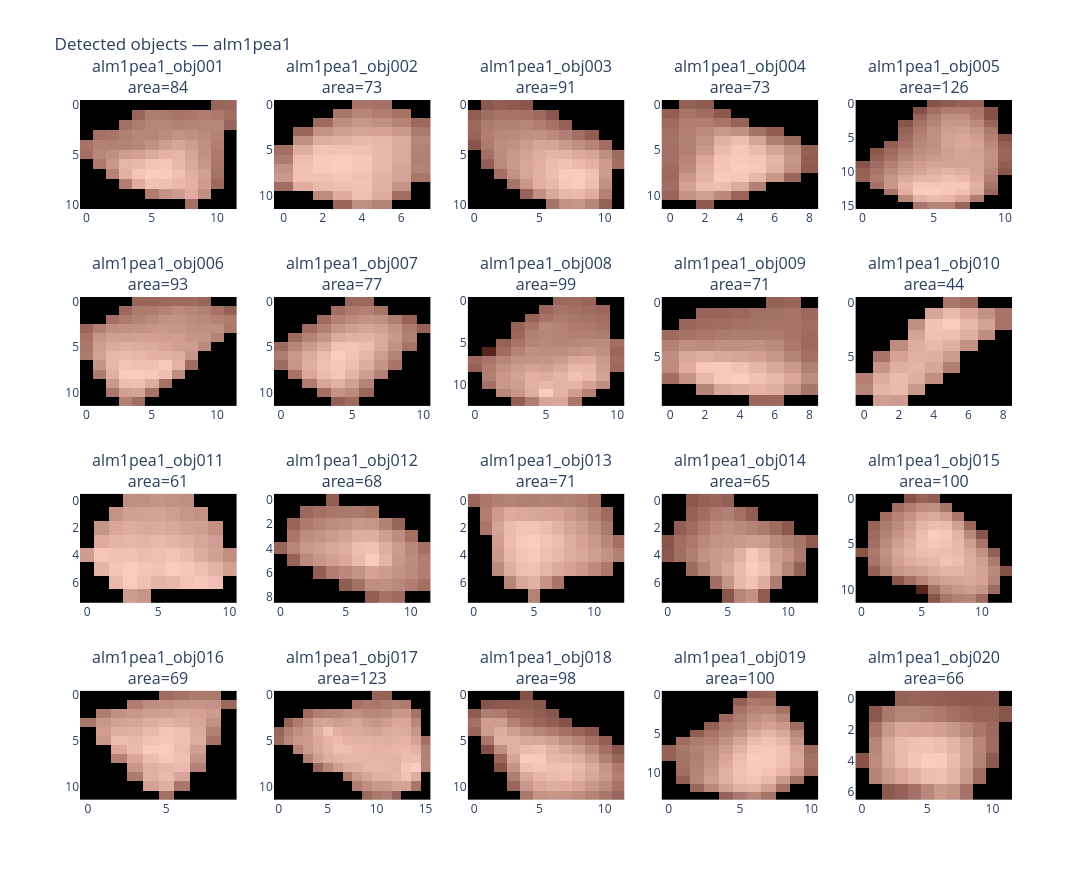
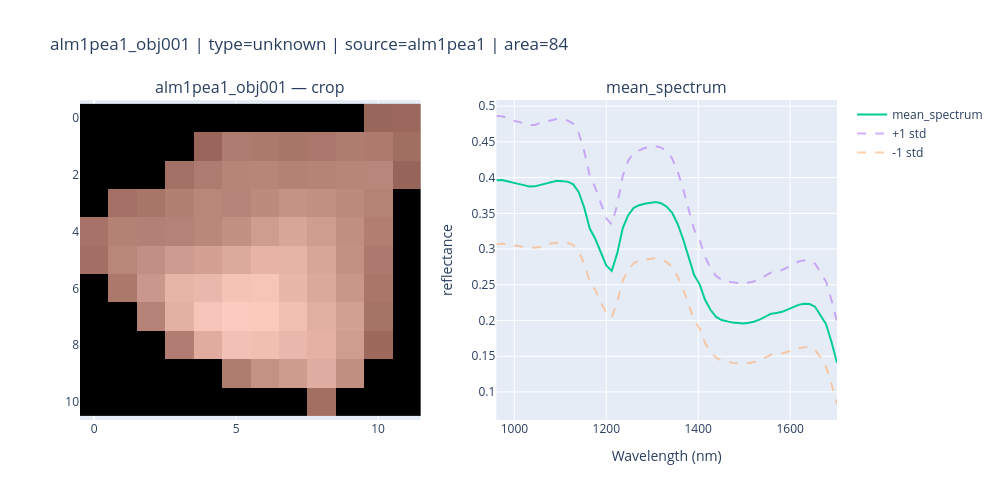

Here is the notebook cell these charts were saved with, in order:
### Code cell
if RUN_QC_PLOTS and len(object_db) > 0:
    first_image_key = image_summary_df.loc[
        image_summary_df["n_objects"] > 0,
        "clean_key",
    ].iloc[0]

    print("Object grid for:", first_image_key)

    plot_object_grid(
        object_db,
        source_image=first_image_key,
        title=f"Detected objects — {first_image_key}",
        max_objects=N_QC_OBJECTS,
        show=True,
    )

    first_object_id = object_summary_df.loc[
        object_summary_df["source_clean_key"].eq(first_image_key),
        "object_id",
    ].iloc[0]

    print("Single object view:", first_object_id)

    plot_object_view(
        object_db,
        object_id=first_object_id,
        spectrum_field="mean_spectrum",
        show=True,
    )
else:
    print("Object QC plots skipped.")
